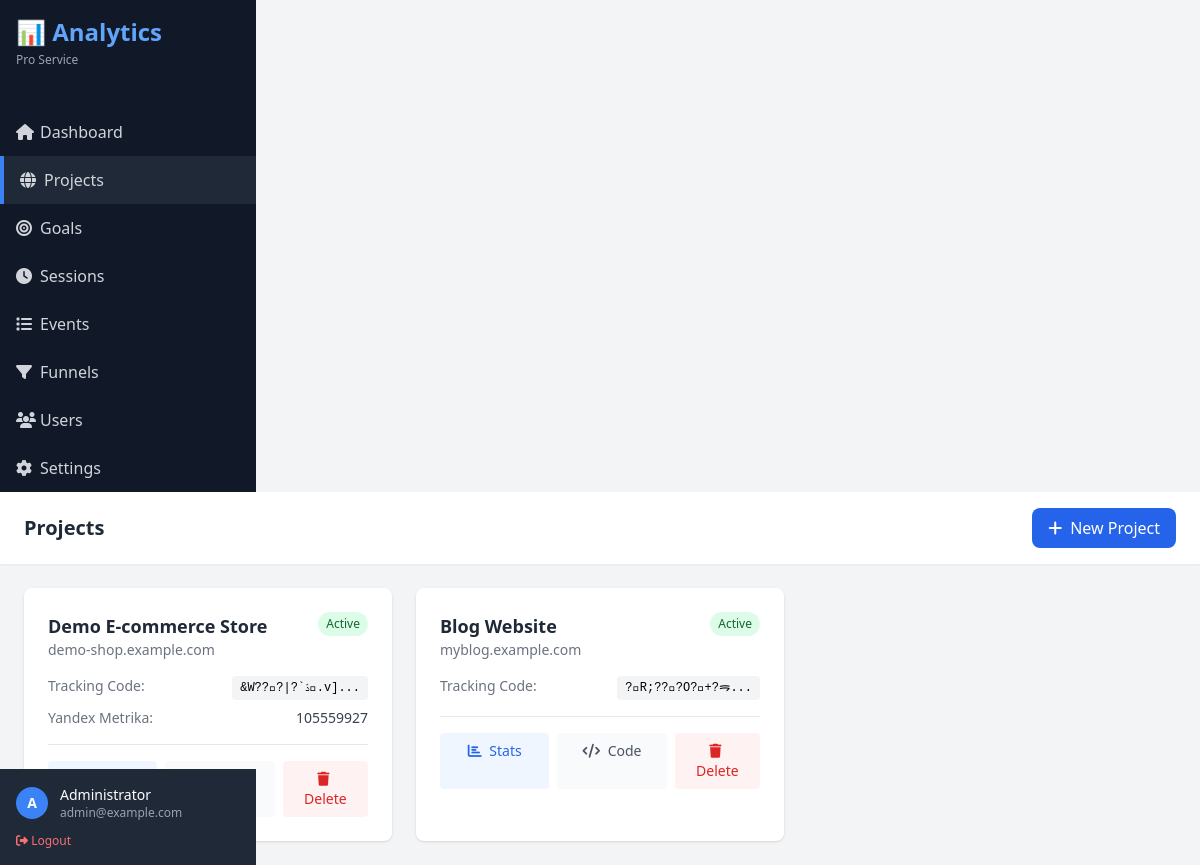
The app's page /admin/projects.php (signed in) with its own data.
### tables this page shows
CREATE TABLE IF NOT EXISTS `users` (
  `id` INT UNSIGNED NOT NULL AUTO_INCREMENT,
  `email` VARCHAR(255) NOT NULL,
  `password_hash` VARCHAR(255) NOT NULL,
  `name` VARCHAR(100) NOT NULL DEFAULT 'User',
  `role` ENUM('admin', 'client') NOT NULL DEFAULT 'client',
  `is_active` TINYINT(1) NOT NULL DEFAULT 1,
  `created_at` TIMESTAMP NOT NULL DEFAULT CURRENT_TIMESTAMP,
  `updated_at` TIMESTAMP NOT NULL DEFAULT CURRENT_TIMESTAMP ON UPDATE CURRENT_TIMESTAMP,
  PRIMARY KEY (`id`),
  UNIQUE KEY `unique_email` (`email`),
  KEY `idx_role` (`role`),
  KEY `idx_is_active` (`is_active`)
);

CREATE TABLE IF NOT EXISTS `projects` (
  `id` INT UNSIGNED NOT NULL AUTO_INCREMENT,
  `user_id` INT UNSIGNED NOT NULL,
  `name` VARCHAR(255) NOT NULL,
  `domain` VARCHAR(255) NOT NULL,
  `tracking_code` VARCHAR(64) NOT NULL UNIQUE,
  `yandex_metrika_id` VARCHAR(20) DEFAULT NULL,
  `is_active` TINYINT(1) NOT NULL DEFAULT 1,
  `settings` JSON DEFAULT NULL,
  `created_at` TIMESTAMP NOT NULL DEFAULT CURRENT_TIMESTAMP,
  `updated_at` TIMESTAMP NOT NULL DEFAULT CURRENT_TIMESTAMP ON UPDATE CURRENT_TIMESTAMP,
  PRIMARY KEY (`id`),
  KEY `idx_user_id` (`user_id`),
  KEY `idx_domain` (`domain`),
  KEY `idx_tracking_code` (`tracking_code`),
  KEY `idx_is_active` (`is_active`),
  CONSTRAINT `fk_projects_user` FOREIGN KEY (`user_id`) REFERENCES `users` (`id`) ON DELETE CASCADE
);

### includes/Database.php (called while the page is built, shortened)
<?php
class Database {
    private static ?Database $instance = null;
    private ?PDO $connection = null;
    private array $config;
    private function __construct() {
        $this->config = require __DIR__ . '/config.php';
    }
    public static function getInstance(): Database {
        if (self::$instance === null) {
            self::$instance = new self();
        }
        return self::$instance;
    }
    private function connect(): void {
        $dsn = sprintf(
            "mysql:host=%s;port=%s;dbname=%s;charset=%s",
            $this->config['host'],
            $this->config['port'],
            $this->config['database'],
            $this->config['charset']
        );
        try {
            $this->connection = new PDO(
                $dsn,
                $this->config['username'],
                $this->config['password'],
                $this->config['options']
            );
        } catch (PDOException $e) {
            error_log("Database connection failed: " . $e->getMessage());
            throw new Exception("Database connection failed. Please check your configuration.");
        }
    }
    public function getConnection(): PDO {
        return $this->connection;
    }
    public function query(string $sql, array $params = []): PDOStatement {
        try {
            $stmt = $this->getConnection()->prepare($sql);
            $stmt->execute($params);
            return $stmt;
        } catch (PDOException $e) {
            error_log("Query failed: " . $e->getMessage());
            throw $e;
        }
    }
    public function fetchOne(string $sql, array $params = []): ?array {
        $result = $this->query($sql, $params)->fetch();
        return $result ?: null;
    }
    public function fetchAll(string $sql, array $params = []): array {
        return $this->query($sql, $params)->fetchAll();
    }
}

### includes/auth.php (called while the page is built, shortened)
<?php
function isLoggedIn(): bool {
    return isset($_SESSION['user_id']) && !empty($_SESSION['user_id']);
}
function getCurrentUser(): ?array {
    require_once __DIR__ . '/Database.php';
    $db = Database::getInstance();
    return $db->fetchOne(
        "SELECT id, email, name, role, is_active FROM users WHERE id = ?",
        [$_SESSION['user_id']]
    );
}
function getUserProjects(int $userId): array {
    require_once __DIR__ . '/Database.php';
    $db = Database::getInstance();
    $user = $db->fetchOne("SELECT role FROM users WHERE id = ?", [$userId]);
    if ($user['role'] === 'admin') {
        return $db->fetchAll("SELECT * FROM projects ORDER BY created_at DESC");
    }
    return $db->fetchAll(
        "SELECT * FROM projects WHERE user_id = ? ORDER BY created_at DESC",
        [$userId]
    );
}

### includes/config.php (called while the page is built)
<?php
return [
    'host' => getenv('DB_HOST') ?: 'localhost',
    'port' => getenv('DB_PORT') ?: '3306',
    'database' => getenv('DB_NAME') ?: 'analytics_service',
    'username' => getenv('DB_USER') ?: 'root',
    'password' => getenv('DB_PASS') ?: '',
    'charset' => 'utf8mb4',
    'collation' => 'utf8mb4_unicode_ci',
    'options' => [
        PDO::ATTR_ERRMODE => PDO::ERRMODE_EXCEPTION,
        PDO::ATTR_DEFAULT_FETCH_MODE => PDO::FETCH_ASSOC,
        PDO::ATTR_EMULATE_PREPARES => false,
        PDO::MYSQL_ATTR_INIT_COMMAND => "SET NAMES utf8mb4 COLLATE utf8mb4_unicode_ci"
    ]
];

### admin/projects.php (the view, shortened to what this page needs)
<?php
require_once __DIR__ . '/../includes/Database.php';
require_once __DIR__ . '/../includes/auth.php';
$user = getCurrentUser();
$projects = getUserProjects($user['id']);
$projects = getUserProjects($user['id']);
?>
<!DOCTYPE html>
<html lang="en">
<head>
    <script src="https://cdn.tailwindcss.com"></script>
    <link rel="stylesheet" href="https://cdnjs.cloudflare.com/ajax/libs/font-awesome/6.4.0/css/all.min.css">
</head>
<body class="bg-gray-100">
    <?php include 'includes/sidebar.php'; ?>
    <div class="flex-1 overflow-y-auto">
        <header class="bg-white shadow-sm">
            <div class="px-6 py-4 flex justify-between items-center">
                <h2 class="text-xl font-semibold text-gray-800">Projects</h2>
                <button onclick="document.getElementById('newProjectModal').classList.remove('hidden')"
                        class="bg-blue-600 text-white px-4 py-2 rounded-lg hover:bg-blue-700 transition">
                    <i class="fas fa-plus mr-2"></i>New Project
                </button>
            </div>
        </header>
        <div class="p-6">
            <div class="grid grid-cols-1 md:grid-cols-2 lg:grid-cols-3 gap-6">
                <?php foreach ($projects as $project): ?>
                <div class="bg-white rounded-lg shadow p-6">
                    <div class="flex justify-between items-start mb-4">
                        <div>
                            <h3 class="text-lg font-semibold text-gray-800"><?= htmlspecialchars($project['name']) ?></h3>
                            <p class="text-sm text-gray-500"><?= htmlspecialchars($project['domain']) ?></p>
                        </div>
                        <span class="px-2 py-1 rounded-full text-xs <?= $project['is_active'] ? 'bg-green-100 text-green-800' : 'bg-red-100 text-red-800' ?>">
                            <?= $project['is_active'] ? 'Active' : 'Inactive' ?>
                        </span>
                    </div>
                    <div class="space-y-2 mb-4">
                        <div class="flex justify-between text-sm">
                            <span class="text-gray-500">Tracking Code:</span>
                            <code class="text-xs bg-gray-100 px-2 py-1 rounded"><?= substr($project['tracking_code'], 0, 16) ?>...</code>
                        </div>
                        <?php if ($project['yandex_metrika_id']): ?>
                        <div class="flex justify-between text-sm">
                            <span class="text-gray-500">Yandex Metrika:</span>
                            <span class="text-gray-700"><?= htmlspecialchars($project['yandex_metrika_id']) ?></span>
                        </div>
                        <?php endif; ?>
                    </div>
                    <div class="flex space-x-2 pt-4 border-t">
                        <a href="/admin/project-stats.php?id=<?= $project['id'] ?>"
                           class="flex-1 text-center bg-blue-50 text-blue-600 px-3 py-2 rounded hover:bg-blue-100 text-sm">
                            <i class="fas fa-chart-bar mr-1"></i> Stats
                        </a>
                        <a href="/admin/tracking-code.php?id=<?= $project['id'] ?>"
                           class="flex-1 text-center bg-gray-50 text-gray-600 px-3 py-2 rounded hover:bg-gray-100 text-sm">
                            <i class="fas fa-code mr-1"></i> Code
                        </a>
                        <?php if ($user['role'] === 'admin'): ?>
                        <form method="POST" class="flex-1" onsubmit="return confirm('Are you sure?')">
                            <button type="submit" class="w-full bg-red-50 text-red-600 px-3 py-2 rounded hover:bg-red-100 text-sm">
                                <i class="fas fa-trash mr-1"></i> Delete
                            </button>
                        </form>
                        <?php endif; ?>
                    </div>
                </div>
                <?php endforeach; ?>
            </div>
        </div>
    </div>
</body>
</html>

### admin/includes/sidebar.php (shortened to what this page needs)
<aside class="w-64 bg-gray-900 text-white flex-shrink-0 hidden md:block">
    <div class="p-4">
        <h1 class="text-2xl font-bold text-blue-400">📊 Analytics</h1>
        <p class="text-xs text-gray-400 mt-1">Pro Service</p>
    </div>
    <nav class="mt-6">
        <a href="/admin/index.php" class="flex items-center px-4 py-3 text-gray-300 hover:bg-gray-800 hover:text-white transition <?= basename($_SERVER['PHP_SELF']) === 'index.php' ? 'bg-gray-800 border-l-4 border-blue-500' : '' ?>">
            <i class="fas fa-home w-6"></i>
            <span>Dashboard</span>
        </a>
        <a href="/admin/projects.php" class="flex items-center px-4 py-3 text-gray-300 hover:bg-gray-800 hover:text-white transition <?= basename($_SERVER['PHP_SELF']) === 'projects.php' ? 'bg-gray-800 border-l-4 border-blue-500' : '' ?>">
            <i class="fas fa-globe w-6"></i>
            <span>Projects</span>
        </a>
        <a href="/admin/goals.php" class="flex items-center px-4 py-3 text-gray-300 hover:bg-gray-800 hover:text-white transition <?= basename($_SERVER['PHP_SELF']) === 'goals.php' ? 'bg-gray-800 border-l-4 border-blue-500' : '' ?>">
            <i class="fas fa-bullseye w-6"></i>
            <span>Goals</span>
        </a>
        <a href="/admin/sessions.php" class="flex items-center px-4 py-3 text-gray-300 hover:bg-gray-800 hover:text-white transition <?= basename($_SERVER['PHP_SELF']) === 'sessions.php' ? 'bg-gray-800 border-l-4 border-blue-500' : '' ?>">
            <i class="fas fa-clock w-6"></i>
            <span>Sessions</span>
        </a>
        <a href="/admin/events.php" class="flex items-center px-4 py-3 text-gray-300 hover:bg-gray-800 hover:text-white transition <?= basename($_SERVER['PHP_SELF']) === 'events.php' ? 'bg-gray-800 border-l-4 border-blue-500' : '' ?>">
            <i class="fas fa-list w-6"></i>
            <span>Events</span>
        </a>
        <a href="/admin/funnels.php" class="flex items-center px-4 py-3 text-gray-300 hover:bg-gray-800 hover:text-white transition <?= basename($_SERVER['PHP_SELF']) === 'funnels.php' ? 'bg-gray-800 border-l-4 border-blue-500' : '' ?>">
            <i class="fas fa-filter w-6"></i>
            <span>Funnels</span>
        </a>
        <?php if ($user && $user['role'] === 'admin'): ?>
        <a href="/admin/users.php" class="flex items-center px-4 py-3 text-gray-300 hover:bg-gray-800 hover:text-white transition <?= basename($_SERVER['PHP_SELF']) === 'users.php' ? 'bg-gray-800 border-l-4 border-blue-500' : '' ?>">
            <i class="fas fa-users w-6"></i>
            <span>Users</span>
        </a>
        <a href="/admin/settings.php" class="flex items-center px-4 py-3 text-gray-300 hover:bg-gray-800 hover:text-white transition <?= basename($_SERVER['PHP_SELF']) === 'settings.php' ? 'bg-gray-800 border-l-4 border-blue-500' : '' ?>">
            <i class="fas fa-cog w-6"></i>
            <span>Settings</span>
        </a>
        <?php endif; ?>
    </nav>
    <div class="absolute bottom-0 w-64 p-4 bg-gray-800">
        <div class="flex items-center">
            <div class="w-8 h-8 rounded-full bg-blue-500 flex items-center justify-center">
                <span class="text-sm font-bold"><?= htmlspecialchars( strtoupper(substr($user['name'] ?? 'U', 0, 1)) ) ?></span>
            </div>
            <div class="ml-3">
                <p class="text-sm font-medium"><?= htmlspecialchars($user['name'] ?? 'User') ?></p>
                <p class="text-xs text-gray-400"><?= htmlspecialchars($user['email'] ?? '') ?></p>
            </div>
        </div>
        <a href="/admin/logout.php" class="mt-3 block text-xs text-red-400 hover:text-red-300">
            <i class="fas fa-sign-out-alt"></i> Logout
        </a>
    </div>
</aside>

### records on screen
users: name "A", name "Administrator", email "admin@example.com"
projects: name "Demo E-commerce Store", domain "demo-shop.example.com", is_active "Active", tracking_code "&W??\u0004?|?`ۮ\u0015.v]", yandex_metrika "105559927"
projects: name "Blog Website", domain "myblog.example.com", is_active "Active", tracking_code "?\u0011R;??\u0019?O? +?ᯒ"
